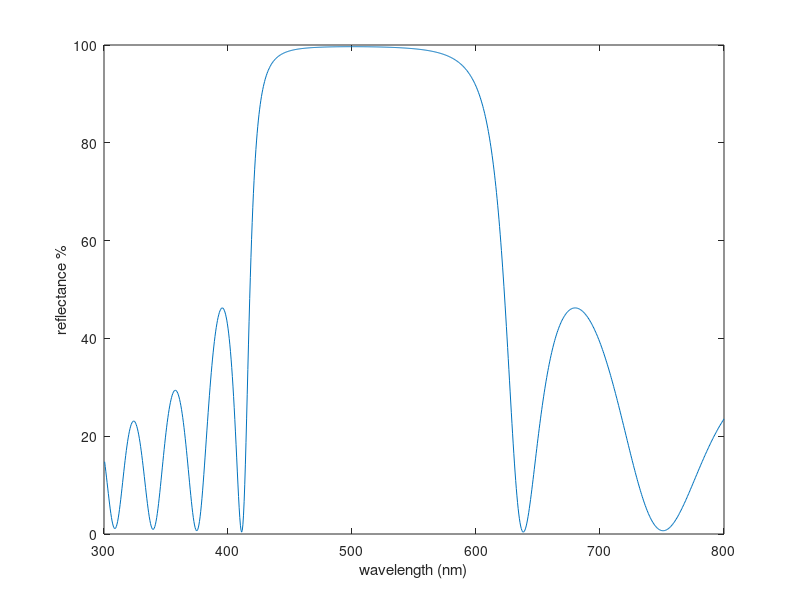

Write MATLAB code to recreate this figure.
clear all;                      % Clears all variables from the workspace
N = 6;                          % Number of bilayers in the filter stack
no = 1.0; n1 = 2.3; n2 = 1.38; ns = 1.52;   % Refractive indices for air, first material, second material, and substrate
lamda0 = 500;                   % Central wavelength for the filter design in nm
Ls = 300; Le = 800;             % Wavelength range from 300 nm to 800 nm
Np = 1000;                      % Number of points to sample within the wavelength range
x = 1:Np; lamda = Ls + x*(Le-Ls)/Np;  % Wavelength array over the specified range
d1 = lamda0/(4*n1); d2 = lamda0/(4*n2);  % Thickness of each layer at the central wavelength
theta1 = 2*pi*n1*d1./lamda; theta2 = 2*pi*n2*d2./lamda;  % Phase shift for each layer at each wavelength

C1 = cos(theta1); S1 = sin(theta1);     % Cosine and sine of theta1
C2 = cos(theta2); S2 = sin(theta2);     % Cosine and sine of theta2

Da = [1, 1; no, -no]; Da_inv = inv(Da);  % Matrix and its inverse for air/material interface
Db = [1, 1; n1, -n1]; Db_inv = inv(Db);  % Matrix and its inverse for material1/material2 interface
Dc = [1, 1; n2, -n2]; Dc_inv = inv(Dc);  % Matrix and its inverse for material2/substrate interface
Dd = [1, 1; ns, -ns]; Dd_inv = inv(Dd);  % Matrix and its inverse for substrate/air interface

Sab = Da_inv*Db; Sbc = Db_inv*Dc; Scd = Dc_inv*Dd; Scb = Dc_inv*Db;  % Interface matrices for each interface

Z = zeros(1, Np);    % Initialize an array to hold reflectance values

% Loop over each wavelength point to calculate reflectance
for k = 1:Np
    thetaP1 = [C1(1,k)+S1(1,k)*j, 0; 
               0, (C1(1,k)-S1(1,k)*j)];  % Matrix representing phase shifts for first material
    thetaP2 = [C2(1,k)+S2(1,k)*j, 0; 
               0, (C2(1,k)-S2(1,k)*j)];  % Matrix representing phase shifts for second material

    % Calculate overall matrix for one period of the stack
    M = Sab*((thetaP1*Sbc*thetaP2*Scb)^N)*Scd;

    Ramp = M(2,1)/M(1,1);               % Calculate amplitude reflection coefficient
    Rpow = (abs(Ramp))^2;               % Calculate power reflection coefficient
    Z(1, k) = Rpow;                     % Assign calculated reflectance to array
end

% Plot the reflectance as a function of wavelength
figure
plot(lamda, Z*100);
xlabel('wavelength (nm)');
ylabel('reflectance %');
